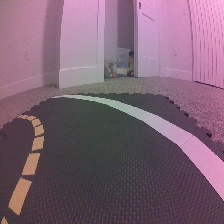
#> input picture Test_Lane_Images/image_5.jpg, 224 x 224 px
$ jupyter execute --allow-errors test.ipynb   (older library calls are emulated)
#> lines starting #> are read from the running program, lines starting #| are printed output that depends on the picture; after the words box and inside, x2 and y2 are one past the last pixel; in counts of white or black regions, pixels touching at a corner belong together; long printed decimals are rounded
#> further down, image is the input picture: shape (224, 224, 3); mean B, G, R 115.3, 98.6, 125.1
[cell 1]
import cv2
import numpy as np
from scipy.signal import medfilt
from IPython.display import Image, display

def bgr8_to_jpeg(value):
    return cv2.imencode('.jpg', value)[1].tobytes()

def adjust_gamma(image, gamma=1.2):
    invGamma = 1.0 / gamma
    table = np.array([(i / 255.0) ** invGamma * 255 for i in np.arange(256)]).astype("uint8")
    return cv2.LUT(image, table)

def iqr_filter(x_list):
    x = np.array(x_list)
    q1, q3 = np.percentile(x, [25, 75])
    iqr = q3 - q1
    lower = q1 - 1.5 * iqr
    upper = q3 + 1.5 * iqr
    return [val for val in x if lower <= val <= upper]

def get_lane_midline_inner_edges_outlier_debug(image, debug_prefix='debug', apply_gamma=True):
#> called with debug_prefix = 'debug', apply_gamma = True
    h, w = image.shape[:2]
#> h = 224; w = 224
    mid_x = w // 2
#> mid_x = 112

    if apply_gamma:
        image = adjust_gamma(image, gamma=1.2)

    # === Sobel X edges ===
    gray = cv2.cvtColor(image, cv2.COLOR_BGR2GRAY)
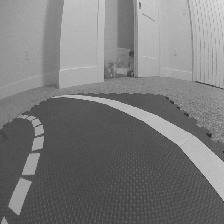
#> gray: shape (224, 224); min 41, max 219, mean 122.9
    sobelx = cv2.Sobel(gray, cv2.CV_64F, 1, 0, ksize=3)
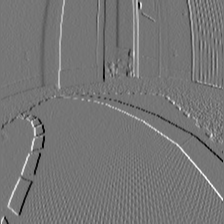
#> sobelx: shape (224, 224) float64; min -353, max 413, mean 1.5; drawn with min black and max white
    sobelx = np.absolute(sobelx)
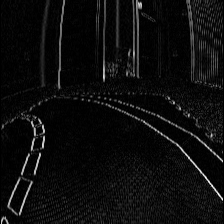
#> sobelx: shape (224, 224) float64; min 0, max 413, mean 22.1; drawn with min black and max white
    sobelx = np.uint8(255 * sobelx / np.max(sobelx))
    _, sobel_bin = cv2.threshold(sobelx, 40, 255, cv2.THRESH_BINARY)
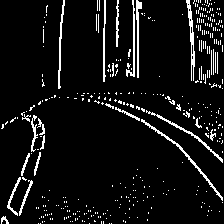
#> sobel_bin: shape (224, 224); 7.1% white in thin lines or dots

    sobel_mask = np.zeros_like(sobel_bin)
    sobel_mask[int(h * 0.45):, :] = sobel_bin[int(h * 0.45):, :]
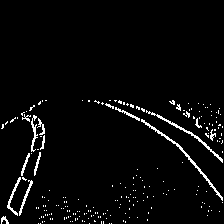
#> sobel_mask: shape (224, 224); 3.4% white in thin lines or dots, all inside (x1, y1, x2, y2) = (1, 100, 223, 224)
    sobel_mask = cv2.morphologyEx(sobel_mask, cv2.MORPH_CLOSE, np.ones((3, 3), np.uint8), iterations=1)
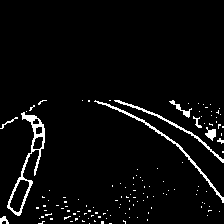
#> sobel_mask: shape (224, 224); 4.1% white in thin lines or dots, all inside (x1, y1, x2, y2) = (0, 100, 224, 224)

    # === HSV yellow mask ===
    hsv = cv2.cvtColor(image, cv2.COLOR_BGR2HSV)
#> hsv: shape (224, 224, 3); mean H, S, V 141.8, 45.5, 139.4
    hsv[..., 2] = cv2.equalizeHist(hsv[..., 2])
#> hsv: shape (224, 224, 3); mean H, S, V 141.8, 45.5, 128.9
    mask_yellow = cv2.inRange(hsv, (10, 30, 40), (45, 255, 255))
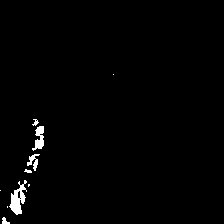
#> mask_yellow: shape (224, 224); 1.3% white; 10 white regions (4 under 20 px), largest, box (x1, y1, x2, y2) and area: (9, 180, 27, 215) 303, (32, 126, 44, 151) 169, (27, 154, 40, 171) 97, (2, 217, 10, 224) 34, (32, 119, 39, 126) 25, (24, 169, 32, 173) 21
    mask_yellow = cv2.morphologyEx(mask_yellow, cv2.MORPH_CLOSE, np.ones((3, 3), np.uint8), iterations=1)
#> mask_yellow: shape (224, 224); 1.5% white; 7 white regions (3 under 20 px), largest, box (x1, y1, x2, y2) and area: (7, 180, 27, 215) 336, (32, 119, 44, 151) 211, (24, 154, 40, 173) 140, (2, 217, 10, 224) 35
    yellow_sobel = cv2.bitwise_and(mask_yellow, sobel_mask)
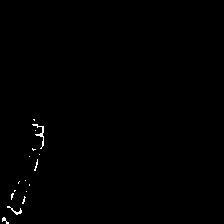
#> yellow_sobel: shape (224, 224); 0.4% white in thin lines or dots, all inside (x1, y1, x2, y2) = (2, 119, 44, 224)

    # === Extract left (yellow ∩ sobel) and right (sobel only) points ===
    left_pts = []
    right_pts = []

    contours, _ = cv2.findContours(sobel_mask, cv2.RETR_EXTERNAL, cv2.CHAIN_APPROX_NONE)
#> contours = 128 contours, 122 with area under 20; largest, box (x1, y1, x2, y2) and area: (7, 112, 45, 216) 984, (94, 100, 224, 203) 270, (114, 100, 224, 163) 199, (205, 127, 216, 141) 66, (169, 100, 192, 118) 60, (0, 216, 9, 224) 28
    for cnt in contours:
        if cv2.contourArea(cnt) < 20:
            continue
        for x, y in cnt[:, 0, :]:
            if y < int(h * 0.45):
                continue
            if x < mid_x and yellow_sobel[y, x] > 0:
                left_pts.append((x, y))
            elif x > mid_x:
                right_pts.append((x, y))
#> this loop made 128 passes
#> cnt on passes 1, 2, 4, 7, 9, 10, 11, 14, 15, 16, 18, 22: [[109, 223], [110, 223], [111, 223], [110, 223]], [[89, 223]], [[70, 221], [71, 221], [72, 221], [71, 221]], [[94, 220], [94, 221], [95, 221]], [[147, 219], [147, 220]], [[106, 218]], [[88, 218]], [[39, 218]], [[137, 217]], [[129, 217]], [[79, 216]], [[207, 215]]
#> after the loop, left_pts = 44 pairs, first value 2 to 43, second value 126 to 223; right_pts = 593 pairs, first value 113 to 223, second value 100 to 202

    # === Overlay image ===
    out_img = image.copy()
    if out_img.ndim == 2:
        out_img = cv2.cvtColor(out_img, cv2.COLOR_GRAY2BGR)

    mid_pts = []
    max_slope_deg = 30
    prev_xc, prev_y = None, None

    for y in range(int(h * 0.45), h, 4):
        x_lefts = [x for (x, yy) in left_pts if abs(yy - y) <= 2]
        x_rights = [x for (x, yy) in right_pts if abs(yy - y) <= 2]

        if len(x_lefts) >= 3:
            x_lefts = iqr_filter(x_lefts)
        if len(x_rights) >= 3:
            x_rights = iqr_filter(x_rights)

        if not x_lefts or not x_rights:
            continue

        x_left = max(x_lefts)
        x_right = min(x_rights)
        x_center = (x_left + x_right) // 2

        # Slope filtering
        if prev_xc is not None:
            dx = x_center - prev_xc
            dy = y - prev_y
            angle = np.degrees(np.arctan2(abs(dx), dy + 1e-5))
            if angle > max_slope_deg:
                continue

        mid_pts.append((x_center, y))
        prev_xc, prev_y = x_center, y

        # Draw edges
        cv2.circle(out_img, (int(x_left), int(y)), 2, (255, 0, 0), -1)
        cv2.circle(out_img, (int(x_right), int(y)), 2, (0, 0, 255), -1)
#> this loop made 31 passes
#> (x_lefts, x_left) on passes 17, 18, 19, 24, 25: ([36, 36, 36, 36], 36), ([35, 35, 35, 34, 34], 35), ([34], 34), ([12, 11], 12), ([11, 11], 11)
#> (x_left, x_right) on pass 16: (37, 188)
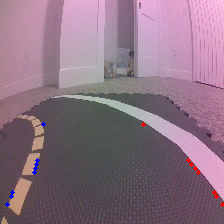
#> out_img: shape (224, 224, 3); mean of channels 0, 1, 2 129.5, 113.4, 138.4; drawn as B, G, R
#> after the loop, mid_pts = [(93, 124), (112, 160), (113, 164), (115, 168), (116, 172), (113, 192), (113, 196), (114, 204)]

    # === Midline smoothing ===
    if mid_pts:
        x_vals = [x for x, y in mid_pts]
#> x_vals = [93, 112, 113, 115, 116, 113, 113, 114]
        x_smooth = medfilt(x_vals, kernel_size=5)
#> x_smooth = [93, 112, 113, 113, 113, 114, 113, 113]
        mid_pts = list(zip(x_smooth, [y for _, y in mid_pts]))
#> mid_pts = [(93, 124), (112, 160), (113, 164), (113, 168), (113, 172), (114, 192), (113, 196), (113, 204)]

    for x_c, y in mid_pts:
        cv2.circle(out_img, (int(x_c), int(y)), 2, (0, 255, 0), -1)
#> this loop made 8 passes
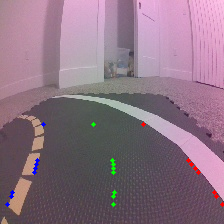
#> out_img: shape (224, 224, 3); 0.2% of pixels changed, all inside (x1, y1, x2, y2) = (91, 122, 117, 207); drawn as B, G, R

    # === Save debug outputs ===
    if debug_prefix:
        cv2.imwrite(f"{debug_prefix}_sobel.jpg", sobel_bin)
        cv2.imwrite(f"{debug_prefix}_yellow.jpg", mask_yellow)
        cv2.imwrite(f"{debug_prefix}_final_combined.jpg", sobel_mask)
        cv2.imwrite(f"{debug_prefix}_overlay.jpg", out_img)

    # === Deviation computation ===
    if mid_pts:
        x_center_last = mid_pts[-1][0]
#> x_center_last = 113
        deviation = (x_center_last - mid_x) / mid_x
#> deviation = 0.00893
    else:
        deviation = 0.0

    return out_img, mid_pts, deviation

[cell 2]
image = cv2.imread('Test_Lane_Images/image_5.jpg')
result_img, middle, deviation = get_lane_midline_inner_edges_outlier_debug(image)
#> middle has the same summary as mid_pts in get_lane_midline_inner_edges_outlier_debug; deviation = 0.00893

display(Image(data=bgr8_to_jpeg(result_img)))
print("Deviation from center:", deviation)
#| Deviation from center: 0.008929
